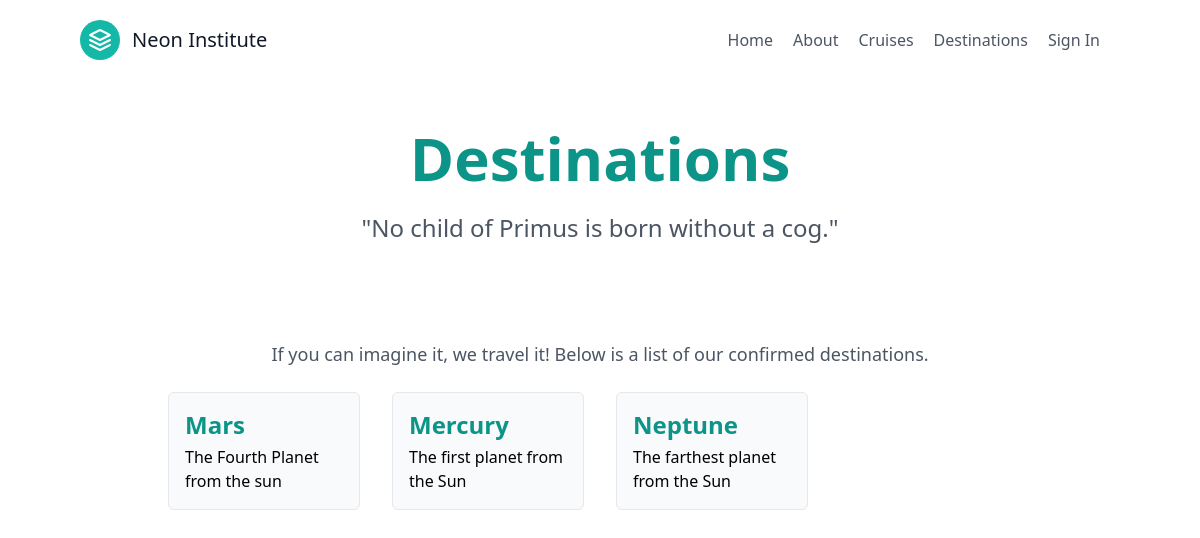
The app's page /destinations/, older data.
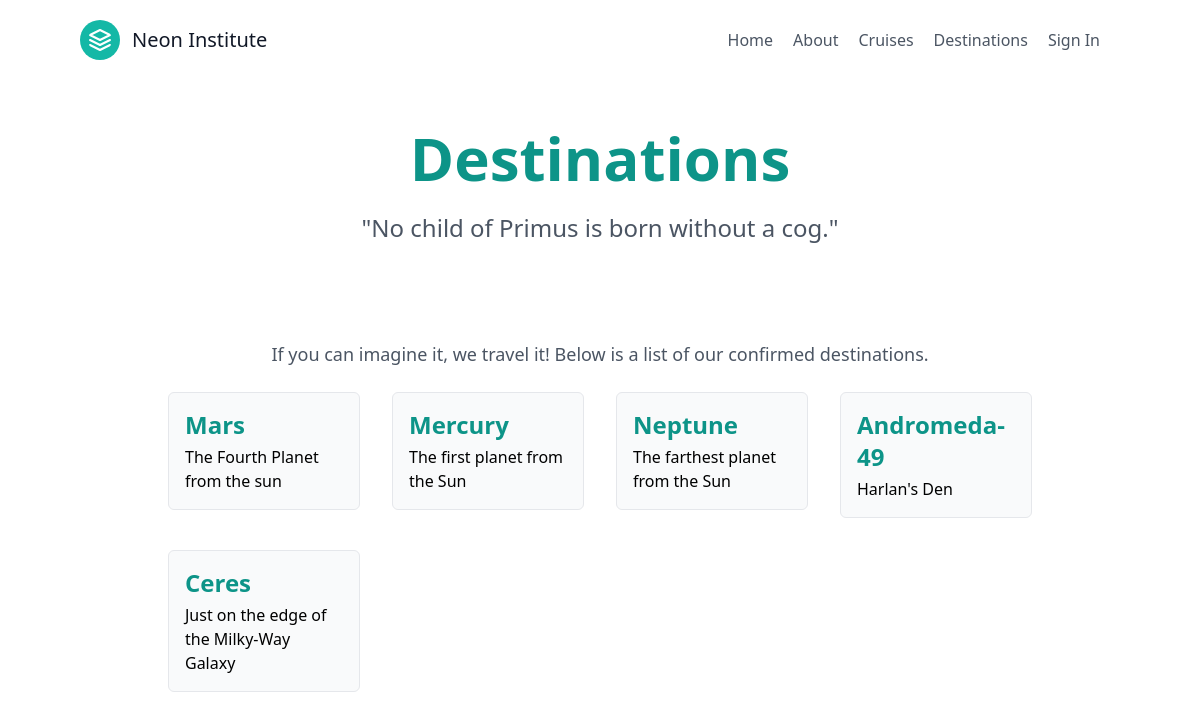
The same page, newer data.
### app/models.py (models this page shows, shortened)
class Destination(models.Model):
    name = models.CharField(
        unique=True,
        null=False,
        blank=False,
        max_length=50
    )
    description = models.TextField(
        max_length=2000,
        null=False,
        blank=False,
    )
    slug = models.SlugField()

### app/views.py (the view)
# urls.py: path('destinations/', views.destinations, name="destinations"),
def destinations(request):
    all_destinations = models.Destination.objects.all()
    return render(request, 'destinations.html', {'destinations': all_destinations})

### app/templates/destinations.html (shortened to what this page needs)
{% extends "index.html" %}
{% block content %}
<div class="mt-12 flex flex-col items-center justify-center gap-4">
    <h2 class="text-6xl font-bold text-center text-teal-600 mb-2">Destinations</h2>
    <p class="text-2xl text-left text-gray-600">"No child of Primus is born without a cog."</p>
    <div class="w-full px-20 mt-20 flex flex-col items-center justify-center gap-6">
        <p class="text-lg text-left text-gray-600">If you can imagine it, we travel it! Below is a list of our confirmed destinations.</p>
        <div class="grid grid-cols-4 gap-8">
            {% for destination in destinations %}
            <ul>
                <li>
                    <a
                href="/destination/{{destination.id}}"
                class="bg-gray-50 rounded-md p-4 border border-gray-200 flex flex-col items-start justify-center max-h-md h-full w-full">
                <h3 class="text-2xl font-bold text-left text-teal-600 mb-1">{{destination.name}}</h3>
                <p>{{destination.description}}</p>
            </a>
        </li>
        </ul>
        {% endfor %}
    </div>
</div>
</div>
{% endblock %}

### app/templates/index.html (shortened to what this page needs)
<!DOCTYPE html>
<html lang="en">
<head>
    <script src="https://cdn.tailwindcss.com"></script>
</head>
<body style="font-family: "Albert Sans";">
    <header class="text-gray-600">
        <div class="px-20 flex flex-wrap p-5 flex-col md:flex-row items-center">
            <a href="/" class="flex title-font font-medium items-center text-gray-900 mb-4 md:mb-0">
                <svg xmlns="http://www.w3.org/2000/svg" fill="none" stroke="currentColor" stroke-linecap="round"
                    stroke-linejoin="round" stroke-width="2" class="w-10 h-10 text-white p-2 bg-teal-500 rounded-full"
                    viewBox="0 0 24 24">
                    <path d="M12 2L2 7l10 5 10-5-10-5zM2 17l10 5 10-5M2 12l10 5 10-5"></path>
                </svg>
                <span class="ml-3 text-xl">Neon Institute</span>
            </a>
            <nav class="md:ml-auto flex flex-wrap items-center text-base justify-center">
                <a href="{% url 'index' %}" class="mr-5 hover:text-teal-700">Home</a>
                <a href="{% url 'about' %}" class="mr-5 hover:text-teal-700">About</a>
                <a href="{% url 'cruises' %}" class="mr-5 hover:text-teal-700">Cruises</a>
                <a href="{% url 'destinations' %}" class="mr-5 hover:text-teal-700">Destinations</a>
                <a href="{% url 'login' %}" class="mr-5 hover:text-teal-700">Sign In</a>
            </nav>
        </div>
    </header>
   <div class="container mx-auto">
    {% block content %}{% endblock %}
   </div>
</body>
</html>

Row changes from the older to the newer data that the page shows:
added Destination: name "Andromeda-49", description "Harlan's Den"
added Destination: name "Ceres", description "Just on the edge of the Milky-Way Galaxy"
